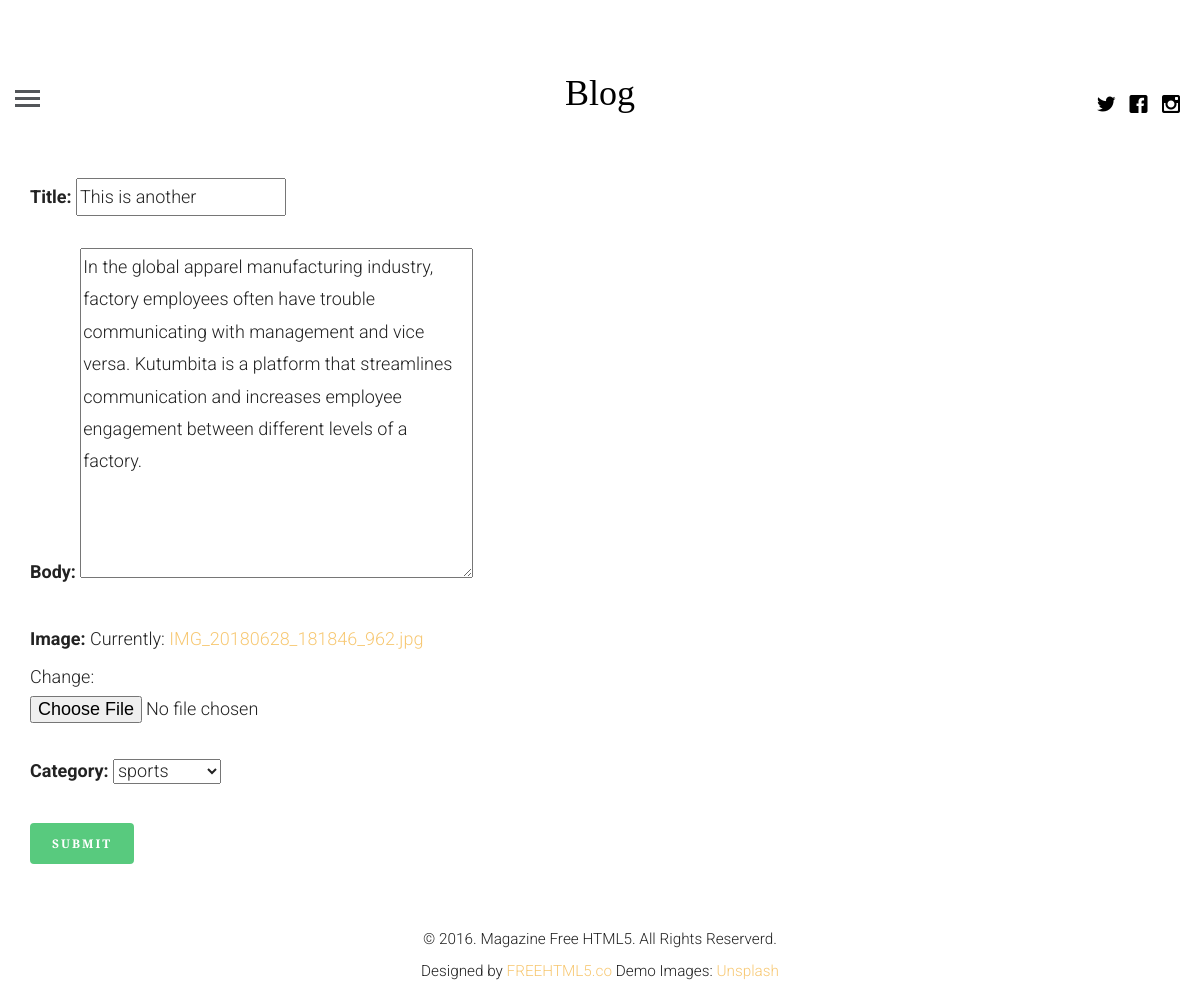
The app's page /update/2 (signed in) with its own data.
### blogapp/models.py (models this page shows, shortened)
class Article(models.Model):
	article_author = models.ForeignKey(Author, on_delete=models.CASCADE)
	title = models.CharField(max_length=200)
	body = models.TextField()
	image = models.FileField()
	posted_on = models.DateTimeField(auto_now=False, auto_now_add=True)
	updated_on = models.DateTimeField(auto_now=True, auto_now_add=False)
	category = models.ForeignKey(Category, on_delete=models.CASCADE)

### blogapp/views.py (the view)
# urls.py: path('update/<int:pid>', views.getUpdate, name='update'),
def getUpdate(request, pid):
	if request.user.is_authenticated:
		u = get_object_or_404(Author, name=request.user.id)
		post = get_object_or_404(Article, id=pid)
		form = createForm(request.POST or None, request.FILES or None, instance=post)
		if form.is_valid():
			instance = form.save(commit=False)
			instance.article_author = u
			instance.save()
			messages.success(request, 'Article updated successfully!')
			return redirect('profile')
		return render(request, 'create.html', {"form":form})
	else:
		return redirect('login')

### blogapp/form.py
class createForm(forms.ModelForm):
	class Meta:
		model = Article
		fields = [
			'title',
			'body',
			'image',
			'category'
		]

### blogapp/models.py (called while the page is built)
	def __str__(self):
		return self.name

### templates/create.html (shortened to what this page needs)
{% extends 'base.html' %}
{% block content %}
	<div class="container">
		<form action="" method="POST" enctype="multipart/form-data">
			{{ form.as_p }}
			<button class="btn btn-success">Submit</button>
		</form>
	</div>
{% endblock %}

### blogapp/static/css/style.css (style rules this page uses)
html { background: #fff; }
body { font-family: "Roboto", arial, sans-serif; font-size: 18px; font-weight: 300; line-height: 1.8; color: #222; background: #fff; }
a { color: #f7c873; -webkit-transition: 0.5s; -o-transition: 0.5s; transition: 0.5s; }
p { margin-bottom: 30px; }
.btn { margin-right: 4px; margin-bottom: 4px; font-family: "Playfair Display", times, serif; font-size: 12px; letter-spacing: 2px; text-transform: uppercase; font-weight: 700; -webkit-border-radius: 4px; -moz-border-radius: 4px; -ms-border-radius: 4px; border-radius: 4px; -webkit-transition: 0.5s; -o-transition: 0.5s; transition: 0.5s; }
.btn-success { background: #58ca7e; color: #fff; border: 2px solid #58ca7e; }

### records on screen
Article: title "This is another", body "In the global apparel manufacturing industry, factory employees often have trouble communicating with management and vice versa. Kutumbita is a platform that streamlines communication and increases employee engagement between different levels of a factory.", category "sports"
